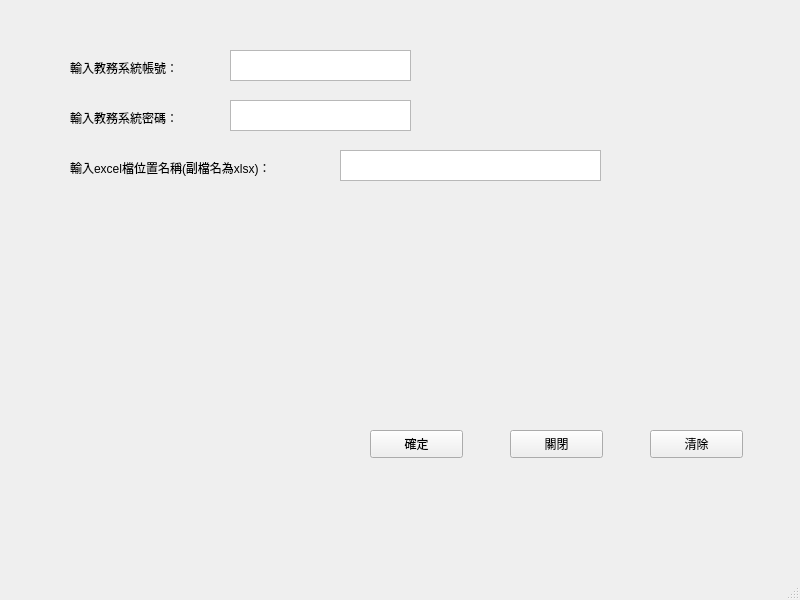
<?xml version="1.0" encoding="UTF-8"?>
<ui version="4.0">
 <class>MainWindow</class>
 <widget class="QMainWindow" name="MainWindow">
  <property name="geometry">
   <rect>
    <x>0</x>
    <y>0</y>
    <width>800</width>
    <height>600</height>
   </rect>
  </property>
  <property name="windowTitle">
   <string>MainWindow</string>
  </property>
  <widget class="QWidget" name="centralwidget">
   <widget class="QLabel" name="label">
    <property name="geometry">
     <rect>
      <x>70</x>
      <y>60</y>
      <width>141</width>
      <height>16</height>
     </rect>
    </property>
    <property name="text">
     <string>輸入教務系統帳號：</string>
    </property>
   </widget>
   <widget class="QLabel" name="label_2">
    <property name="geometry">
     <rect>
      <x>70</x>
      <y>110</y>
      <width>141</width>
      <height>16</height>
     </rect>
    </property>
    <property name="text">
     <string>輸入教務系統密碼：</string>
    </property>
   </widget>
   <widget class="QLabel" name="label_3">
    <property name="geometry">
     <rect>
      <x>70</x>
      <y>160</y>
      <width>271</width>
      <height>16</height>
     </rect>
    </property>
    <property name="text">
     <string>輸入excel檔位置名稱(副檔名為xlsx)：</string>
    </property>
   </widget>
   <widget class="QTextEdit" name="textEdit">
    <property name="geometry">
     <rect>
      <x>230</x>
      <y>50</y>
      <width>181</width>
      <height>31</height>
     </rect>
    </property>
   </widget>
   <widget class="QTextEdit" name="textEdit_2">
    <property name="geometry">
     <rect>
      <x>230</x>
      <y>100</y>
      <width>181</width>
      <height>31</height>
     </rect>
    </property>
   </widget>
   <widget class="QTextEdit" name="textEdit_3">
    <property name="geometry">
     <rect>
      <x>340</x>
      <y>150</y>
      <width>261</width>
      <height>31</height>
     </rect>
    </property>
   </widget>
   <widget class="QPushButton" name="pushButton">
    <property name="geometry">
     <rect>
      <x>370</x>
      <y>430</y>
      <width>93</width>
      <height>28</height>
     </rect>
    </property>
    <property name="text">
     <string>確定</string>
    </property>
   </widget>
   <widget class="QPushButton" name="pushButton_2">
    <property name="geometry">
     <rect>
      <x>510</x>
      <y>430</y>
      <width>93</width>
      <height>28</height>
     </rect>
    </property>
    <property name="text">
     <string>關閉</string>
    </property>
   </widget>
   <widget class="QPushButton" name="pushButton_3">
    <property name="geometry">
     <rect>
      <x>650</x>
      <y>430</y>
      <width>93</width>
      <height>28</height>
     </rect>
    </property>
    <property name="text">
     <string>清除</string>
    </property>
   </widget>
  </widget>
  <widget class="QMenuBar" name="menubar">
   <property name="geometry">
    <rect>
     <x>0</x>
     <y>0</y>
     <width>800</width>
     <height>25</height>
    </rect>
   </property>
  </widget>
  <widget class="QStatusBar" name="statusbar"/>
 </widget>
 <resources/>
 <connections/>
</ui>
